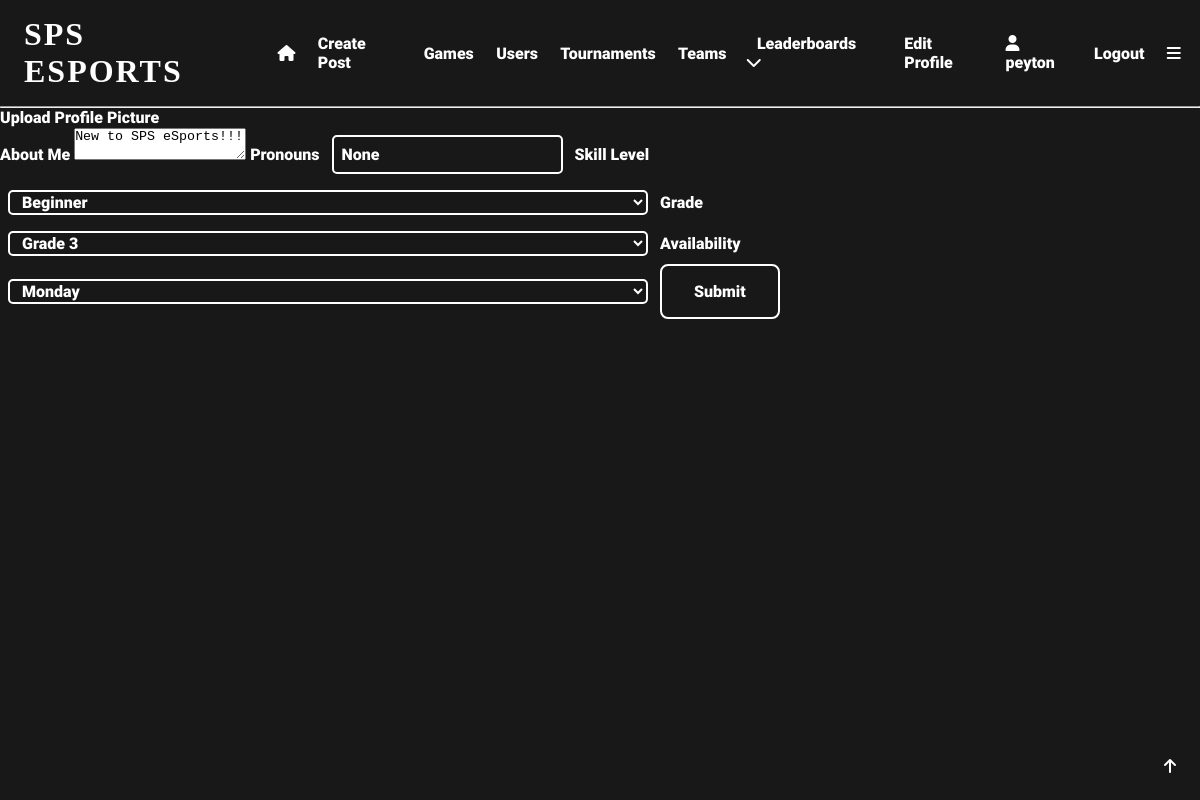
The page /edit_profile (signed in) on the database as committed earlier.
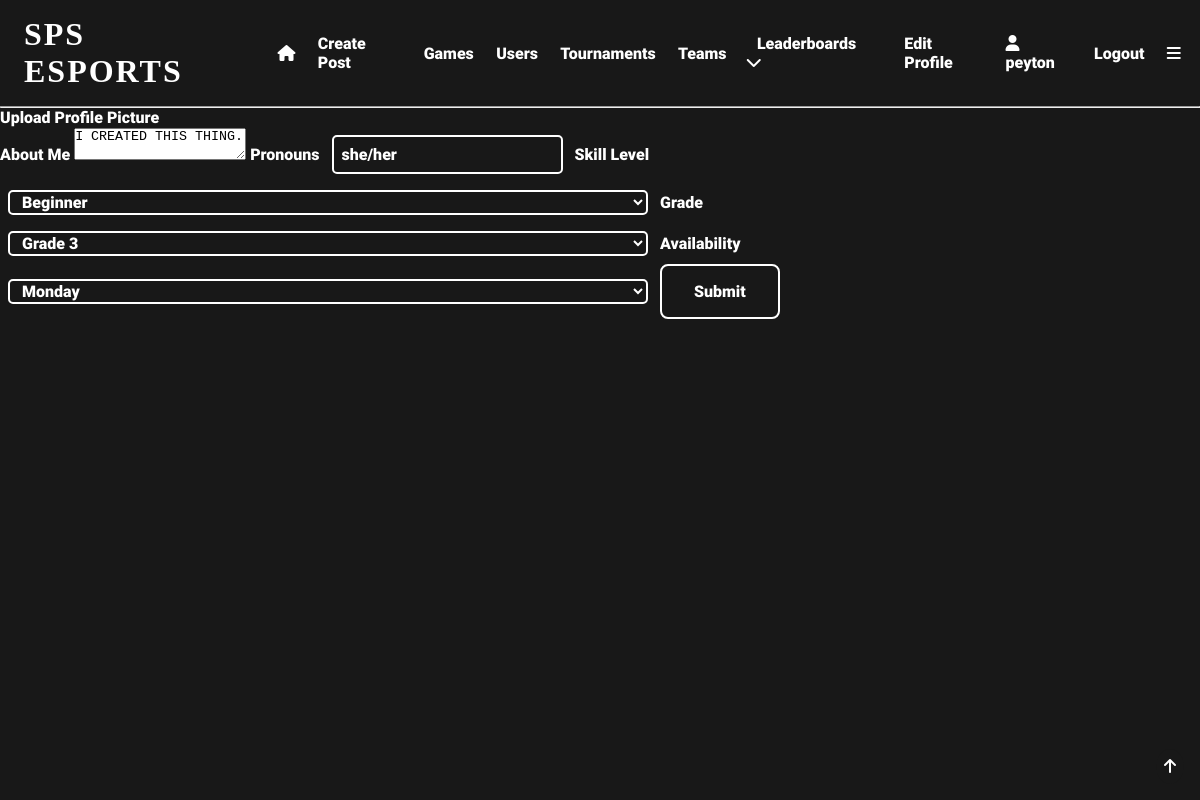
The same page on the database as committed later.
### app/models.py (models this page shows, shortened)
class User(UserMixin, db.Model):
    user_id = db.Column(db.Integer, primary_key=True)
    username = db.Column(db.String(64), index=True, unique=True)
    email = db.Column(db.String(120), index=True, unique=True)
    password_hash = db.Column(db.String(128), nullable=False)
    pfp = db.Column(db.String(140))
    user_bio = db.Column(db.String(140), default='New to SPS eSports!!!')
    pronouns = db.Column(db.String(64), nullable=True)
    skill_level = db.Column(db.String(64), default='Unsure')
    role = db.Column(db.String(64))
    grade = db.Column(db.String(64), nullable=True)
    availability = db.Column(db.String(140), default='Unsure')
    teams = db.relationship('Teams', back_populates='user')
    team_users = db.relationship('TeamUsers', back_populates='user')
    posts = db.relationship('Posts', back_populates='user')
    likes = db.relationship('Likes', back_populates='user')
    tournaments = db.relationship('Tournaments', back_populates='user')
    favourite_games = db.relationship('FavouriteGames', back_populates='user')
    tournament_users = db.relationship('TournamentUsers', back_populates='user')
    comments = db.relationship('Comments', back_populates='user')
    matches = db.relationship('Matches', back_populates='user')
    match_users = db.relationship('MatchUsers', back_populates='user')
    following = db.relationship('Following', backref='user', foreign_keys='Following.user_id')
    followed = db.relationship('Following', foreign_keys='Following.following_id')

### app/routes.py (the view)
@app.route('/edit_profile', methods=['GET', 'POST'])
@login_required
def edit_profile():
    form = EditProfileForm()
    form.user_bio.data = current_user.user_bio
    form.pronouns.data = current_user.pronouns
    form.skill_level.data = current_user.skill_level
    form.grade.data = current_user.grade
    form.availability.data = current_user.availability
    user = current_user
    if form.validate_on_submit():
        current_user.user_bio = form.user_bio.data
        current_user.pronouns = form.pronouns.data
        current_user.skill_level = form.skill_level.data
        current_user.grade = form.grade.data
        current_user.availability = form.availability.data
        db.session.commit()
        flash('Your changes have been saved.')
        return redirect(url_for('user', username=current_user.username))
    else:
        print(form.errors)
    return render_template('edit_profile.html', title="Edit Profile", form=form, user=user)

### app/forms.py
class EditProfileForm(FlaskForm):
    user_bio = StringField('User Bio')
    pronouns = StringField('Pronouns')
    skill_level = SelectField('Skill Level', choices=SKILL_CHOICES)
    grade = SelectField('Grade', choices=GRADE_CHOICES)
    availability = SelectField('Availability', choices=AVAILABLE_CHOICES)
    submit = SubmitField('Submit')

### app/models.py (called while the page is built)
@login.user_loader
def load_user(user_id):
    return User.query.get(int(user_id))  # returns the user id as an integer

### app/templates/edit_profile.html (shortened to what this page needs)
{% extends "base.html" %}
{% block content %}
<a href="{{url_for('upload_pfp')}}">Upload Profile Picture</a>
<form action="{{url_for('edit_profile')}}" method="post">
    <label for="user_bio">About Me</label>
    <textarea type="textarea" name="user_bio">{{current_user.user_bio}}</textarea>
    <label for="pronouns">Pronouns</label>
    <input type="text" name="pronouns" value="{{current_user.pronouns}}">
    <label for="skill_level">Skill Level</label>
    <select id="skill_level" name="skill_level">
        <option value="Beginner">Beginner</option>
    </select>
    {% if current_user.role == "Student" %}
        <label for="grade">Grade</label>
        <select id="grade" name="grade">
            <option value="3">Grade 3</option>
        </select>
    {% endif %}
    <label for="availability">Availability</label>
    <select id="availability" name="availability">
        <option value="Monday">Monday</option>
    </select>
    <input type="submit" value="Submit">
</form>
{% endblock %}

### app/templates/base.html (shortened to what this page needs)
<!DOCTYPE html>
<html lang="en">
<head>
    <link rel="stylesheet" href="{{ url_for('static', filename='css/styles.css') }}">
</head>
<body>
  <div id="top" class="header">
      {% if current_user.is_anonymous %}
        <h1 onclick="location.href='login'">SPS ESPORTS</h1>
        <a href="{{ url_for('login') }}">Login</a>
        <a href="{{ url_for('register') }}">Register</a>
      {% else %}
        <h1 onclick="location.href='{{url_for('index')}}'">SPS ESPORTS</h1>
        <a href="{{ url_for('index') }}"><i class="fa-solid fa-house"></i></a>
        <a href="{{ url_for('create_post') }}">Create Post</a>
        <a href="{{ url_for('search') }}">Games</a>
        <a href="{{ url_for('user_search') }}">Users</a>
        <a href="{{ url_for('tournament_search') }}">Tournaments</a>
        <a href="{{url_for('team_search')}}">Teams</a>
        <div class="expand">
            <div class="expand-button">
                <a href="javascript:showDropdown()">Leaderboards  <i class="fa-solid fa-chevron-down"></i></a>
            </div>
        </div>
        <a href="{{ url_for('edit_profile') }}">Edit Profile</a>
        <a href="{{ url_for('user', username=current_user.username) }}"><i class="fa-solid fa-user"></i>   {{current_user.username}}</a>
        <a href="{{ url_for('logout') }}">Logout</a>
        <a href="javascript:navBar()"><i class="fa-solid fa-bars"></i></a>
      {% endif %}
  </div>
    <hr>
  <div class="topbutton">
    <a href="#top"><i class="fa-solid fa-arrow-up"></i></a>
  </div>
{% block content %} {% endblock %}
</body>
</html>

Rows that differ between the two databases and show on the page:
changed User "peyton": user_bio "New to SPS eSports!!!" → "I CREATED THIS THING."; pronouns "None" → "she/her"
